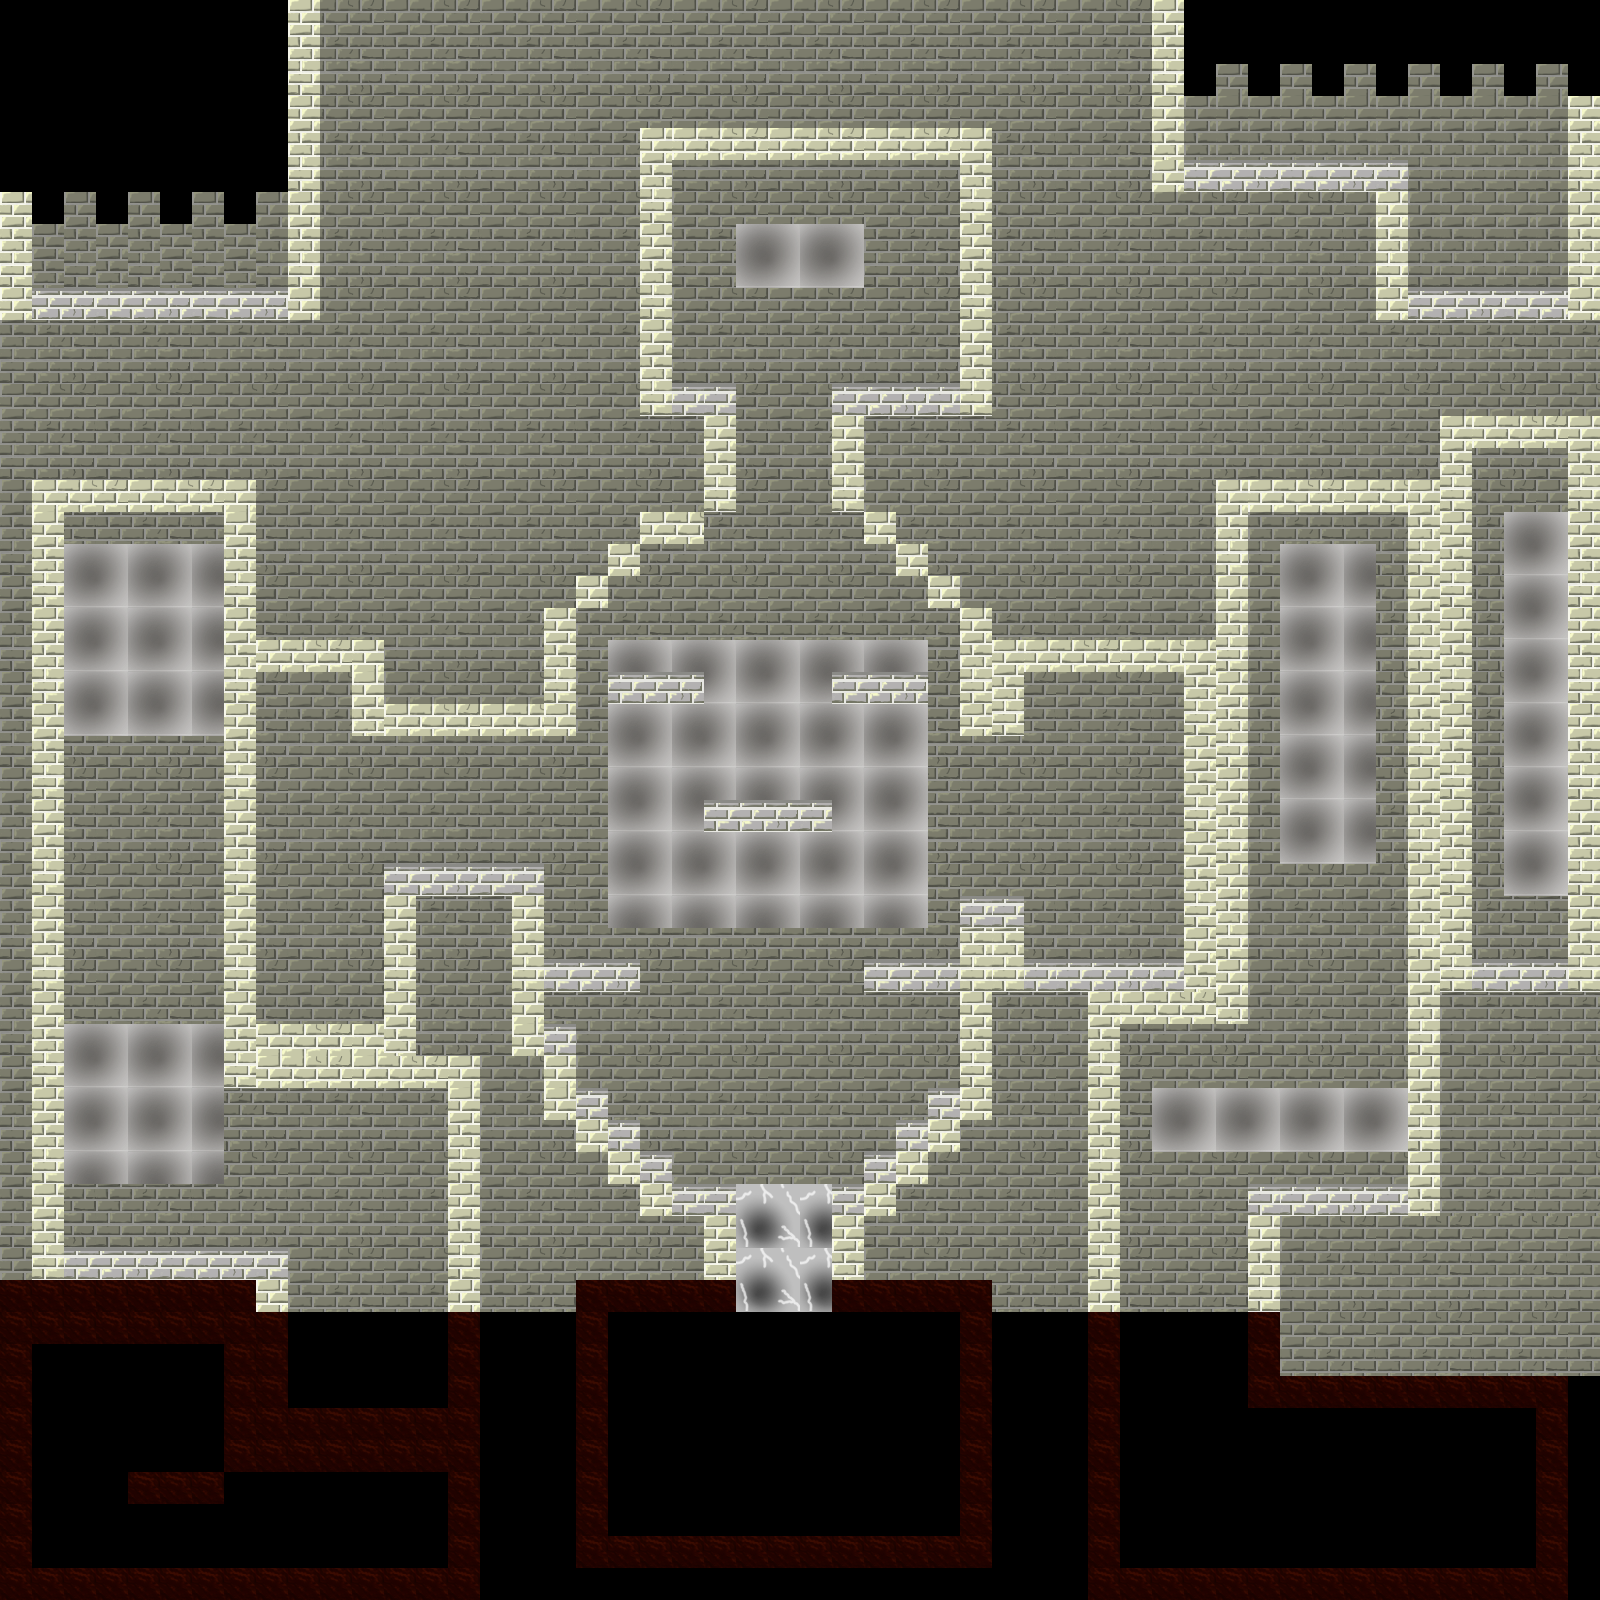

Tiled map render using the project's own tile images. Description and the map definition, with tile-layer contents summarised, below:
An orthogonal 50x50 tile map with 32x32 px tiles, 3 tile layers (fond, sol, deco) and 94 objects (3x collider).

<map version="1.9" tiledversion="1.9.2" orientation="orthogonal" renderorder="right-down" width="50" height="50" tilewidth="32" tileheight="32" infinite="0" nextlayerid="52" nextobjectid="133">
 <editorsettings>
  <export target="premierNiveau.json" format="json" />
 </editorsettings>
 <tileset firstgid="1" name="tileset" tilewidth="32" tileheight="32" tilecount="2500" columns="50">
  <image source="../assets/Tileset.png" trans="000000" width="1600" height="1600" />
  <tile id="150">
   <properties>
    <property name="collider" type="bool" value="true" />
   </properties>
   <objectgroup draworder="index" id="2">
    <object id="1" name="collider" x="0" y="0" width="32" height="32" />
   </objectgroup>
  </tile>
  <tile id="151">
   <properties>
    <property name="collider" type="bool" value="true" />
   </properties>
   <objectgroup draworder="index" id="2">
    <object id="1" name="collider" x="0" y="0" width="32" height="32" />
   </objectgroup>
  </tile>
  <tile id="152">
   <properties>
    <property name="collider" type="bool" value="true" />
   </properties>
   <objectgroup draworder="index" id="2">
    <object id="1" name="collider" x="0" y="0" width="32" height="32" />
   </objectgroup>
  </tile>
 </tileset>
 <layer id="11" name="fond" width="50" height="50">
  <data>[2500 cells, 1976 non-empty, 17 distinct tile ids]</data>
 </layer>
 <layer id="12" name="sol" width="50" height="50">
  <data>[2500 cells, 508 non-empty, 3 distinct tile ids]</data>
 </layer>
 <objectgroup id="15" name="collectible">
  <object id="1" x="140" y="1459" />
  <object id="2" x="273" y="1555" />
  <object id="3" x="790" y="1524" />
  <object id="4" x="148" y="279" />
  <object id="5" x="1419" y="273" />
  <object id="6" x="1319" y="146" />
  <object id="7" x="1485" y="685" />
  <object id="8" x="1552" y="772" />
  <object id="9" x="1297" y="1175" />
  <object id="10" x="1340" y="1557" />
  <object id="11" x="1132" y="1431" />
  <object id="12" x="267" y="1237" />
  <object id="13" x="75" y="843" />
  <object id="14" x="211" y="929" />
  <object id="16" x="304" y="741" />
  <object id="17" x="658" y="647" />
  <object id="18" x="881" y="612" />
  <object id="19" x="948" y="878" />
  <object id="20" x="630" y="1102" />
  <object id="21" x="1162" y="728" />
  <object id="22" x="1052" y="942" />
  <object id="23" x="695" y="367" />
  <object id="24" x="921" y="199" />
  <object id="25" x="786" y="448" />
  <object id="26" x="459" y="806" />
 </objectgroup>
 <objectgroup id="30" name="enemy_collider">
  <object id="93" x="1249" y="1151" width="6" height="32" />
  <object id="94" x="277" y="1206" width="11" height="41" />
  <object id="95" x="1401" y="128" width="7" height="33" />
 </objectgroup>
 <objectgroup id="24" name="spike_grotte_sol">
  <object id="80" x="1397" y="1558" />
  <object id="81" x="618" y="1526.5" />
 </objectgroup>
 <objectgroup id="26" name="spike_grotte_right">
  <object id="82" x="437" y="1482" />
  <object id="83" x="949.5" y="1525" />
  <object id="84" x="1526.5" y="1418" />
 </objectgroup>
 <objectgroup id="27" name="spike_grotte_left">
  <object id="86" x="41.5" y="1353.5" />
 </objectgroup>
 <objectgroup id="25" name="spike_grotte_ceilling">
  <object id="87" x="213.5" y="1353.5" />
  <object id="88" x="234" y="1482" />
 </objectgroup>
 <objectgroup id="19" name="floor_spike" locked="1">
  <object id="64" x="948" y="373" />
  <object id="65" x="650.5" y="1141" />
  <object id="66" x="885" y="1141.5" />
  <object id="68" x="457" y="852.5" />
  <object id="70" x="1482" y="950" />
  <object id="71" x="1396.5" y="1173" />
 </objectgroup>
 <objectgroup id="20" name="ceilling_spike">
  <object id="72" x="146" y="522.5" />
  <object id="73" x="340.5" y="682.5" />
  <object id="75" x="1558" y="458.5" />
  <object id="76" x="1258" y="523" />
  <object id="79" x="1129.5" y="1034" />
 </objectgroup>
 <objectgroup id="17" name="left_spike">
  <object id="40" x="74.5" y="657.5" />
  <object id="41" x="266" y="879.5" />
  <object id="42" x="299.5" y="1260.5" />
  <object id="44" x="1129.5" y="1033.5" />
  <object id="45" x="1258" y="523" />
  <object id="46" x="1418.5" y="201" />
  <object id="47" x="715" y="522.5" />
  <object id="48" x="650.5" y="554" />
  <object id="49" x="618" y="586.5" />
  <object id="50" x="586.5" y="618" />
  <object id="51" x="585.5" y="1077.5" />
  <object id="52" x="683" y="1174.5" />
 </objectgroup>
 <objectgroup id="18" name="right_spike">
  <object id="56" x="949.5" y="617.5" />
  <object id="57" x="918" y="586" />
  <object id="58" x="885" y="554" />
  <object id="59" x="853.5" y="521.5" />
  <object id="60" x="277.5" y="202" />
  <object id="61" x="1558" y="105.5" />
  <object id="62" x="1396.5" y="684" />
  <object id="63" x="1173" y="824.5" />
 </objectgroup>
 <objectgroup id="16" name="warp1">
  <object id="89" x="422.5" y="1535.5" />
 </objectgroup>
 <objectgroup id="29" name="warp2">
  <object id="91" x="45" y="208.5" />
 </objectgroup>
 <objectgroup id="32" name="warp3">
  <object id="105" x="1491" y="469.5" />
 </objectgroup>
 <objectgroup id="33" name="warp4">
  <object id="106" x="203.25" y="1442" />
 </objectgroup>
 <objectgroup id="34" name="warp5">
  <object id="107" x="768" y="762" />
  <object id="119" x="934" y="1322" height="2" />
 </objectgroup>
 <objectgroup id="35" name="warp6">
  <object id="108" x="700" y="185" />
 </objectgroup>
 <objectgroup id="36" name="warp7">
  <object id="109" x="279" y="696" />
 </objectgroup>
 <objectgroup id="37" name="warp8">
  <object id="110" x="1375" y="538" />
 </objectgroup>
 <objectgroup id="38" name="warp9">
  <object id="111" x="1507" y="1543" />
 </objectgroup>
 <objectgroup id="39" name="warp10">
  <object id="112" x="1557.83" y="935.667" />
 </objectgroup>
 <objectgroup id="40" name="warp11">
  <object id="113" x="1196" y="75" width="19" height="21" />
 </objectgroup>
 <objectgroup id="41" name="warp12">
  <object id="114" x="622" y="1326" />
 </objectgroup>
 <objectgroup id="42" name="warp13">
  <object id="115" x="356" y="988" />
 </objectgroup>
 <objectgroup id="43" name="warp14">
  <object id="116" x="1551" y="275.333" />
 </objectgroup>
 <objectgroup id="44" name="warp15">
  <object id="117" x="1046" y="698" />
 </objectgroup>
 <objectgroup id="45" name="warp16">
  <object id="118" x="262" y="252" />
 </objectgroup>
 <objectgroup id="46" name="warp17">
  <object id="122" x="934" y="1328" />
 </objectgroup>
 <objectgroup id="47" name="warp18">
  <object id="123" x="420" y="1380" />
 </objectgroup>
 <objectgroup id="48" name="clef1">
  <object id="128" x="116" y="1219" />
 </objectgroup>
 <objectgroup id="49" name="clef2">
  <object id="129" x="876" y="352" />
 </objectgroup>
 <objectgroup id="50" name="clef3">
  <object id="130" x="1188" y="1537.33" />
  <object id="131" x="1138" y="1187.33" />
 </objectgroup>
 <objectgroup id="51" name="clef4">
  <object id="132" x="782.667" y="1246.67" />
 </objectgroup>
 <layer id="13" name="deco" width="50" height="50">
  <data>[2500 cells, 452 non-empty, 6 distinct tile ids]</data>
 </layer>
</map>
